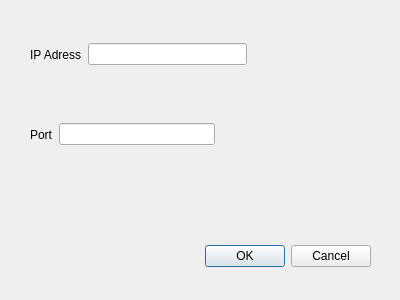
<?xml version="1.0" encoding="UTF-8"?>
<ui version="4.0">
 <class>ConnectDialog</class>
 <widget class="QDialog" name="ConnectDialog">
  <property name="geometry">
   <rect>
    <x>0</x>
    <y>0</y>
    <width>400</width>
    <height>300</height>
   </rect>
  </property>
  <property name="windowTitle">
   <string>Dialog</string>
  </property>
  <widget class="QDialogButtonBox" name="buttonBox">
   <property name="geometry">
    <rect>
     <x>30</x>
     <y>240</y>
     <width>341</width>
     <height>32</height>
    </rect>
   </property>
   <property name="orientation">
    <enum>Qt::Horizontal</enum>
   </property>
   <property name="standardButtons">
    <set>QDialogButtonBox::Cancel|QDialogButtonBox::Ok</set>
   </property>
  </widget>
  <widget class="QWidget" name="">
   <property name="geometry">
    <rect>
     <x>30</x>
     <y>40</y>
     <width>217</width>
     <height>29</height>
    </rect>
   </property>
   <layout class="QHBoxLayout" name="horizontalLayout">
    <item>
     <widget class="QLabel" name="label">
      <property name="text">
       <string>IP Adress</string>
      </property>
     </widget>
    </item>
    <item>
     <widget class="QLineEdit" name="lineEdit"/>
    </item>
   </layout>
  </widget>
  <widget class="QWidget" name="">
   <property name="geometry">
    <rect>
     <x>30</x>
     <y>120</y>
     <width>185</width>
     <height>29</height>
    </rect>
   </property>
   <layout class="QHBoxLayout" name="horizontalLayout_2">
    <item>
     <widget class="QLabel" name="label_2">
      <property name="text">
       <string>Port</string>
      </property>
     </widget>
    </item>
    <item>
     <widget class="QLineEdit" name="lineEdit_2"/>
    </item>
   </layout>
  </widget>
 </widget>
 <resources/>
 <connections>
  <connection>
   <sender>buttonBox</sender>
   <signal>accepted()</signal>
   <receiver>ConnectDialog</receiver>
   <slot>accept()</slot>
   <hints>
    <hint type="sourcelabel">
     <x>248</x>
     <y>254</y>
    </hint>
    <hint type="destinationlabel">
     <x>157</x>
     <y>274</y>
    </hint>
   </hints>
  </connection>
  <connection>
   <sender>buttonBox</sender>
   <signal>rejected()</signal>
   <receiver>ConnectDialog</receiver>
   <slot>reject()</slot>
   <hints>
    <hint type="sourcelabel">
     <x>316</x>
     <y>260</y>
    </hint>
    <hint type="destinationlabel">
     <x>286</x>
     <y>274</y>
    </hint>
   </hints>
  </connection>
 </connections>
</ui>
